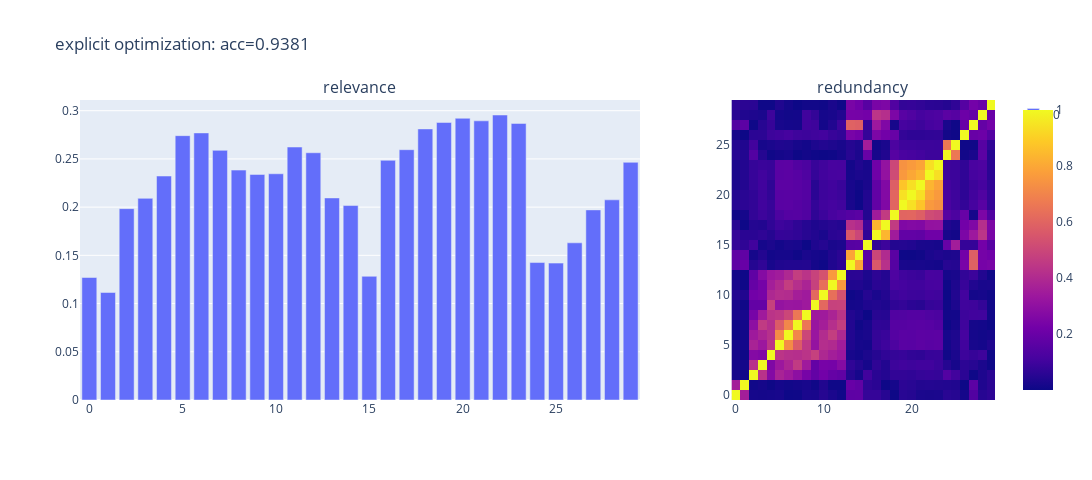

Notebook cell for this chart:
### Code cell
show_relevance_redundancy(
    X,
    y,
    features,
    f"explicit optimization: acc={evaluate_model(clf, X, y, features):.4f}",
)

### Figure 1 — Plotly figure (JSON) as saved in the notebook; plotly's stock layout.template omitted (floating-point values rounded to 4 significant figures; data arrays with more than 128 entries replaced by an {"elided": "..."} marker saying what was removed)
{"data": [{"alignmentgroup": "True", "hovertemplate": "variable=0<br>index=%{x}<br>value=%{y}<extra></extra>", "legendgroup": "0", "marker": {"color": "#636efa", "pattern": {"shape": ""}}, "name": "0", "offsetgroup": "0", "orientation": "v", "showlegend": true, "textposition": "auto", "type": "bar", "x": [0, 1, 2, 3, 4, 5, 6, 7, 8, 9, 10, 11, 12, 13, 14, 15, 16, 17, 18, 19, 20, 21, 22, 23, 24, 25, 26, 27, 28, 29], "xaxis": "x", "y": [0.127, 0.1115, 0.1984, 0.2091, 0.2323, 0.2741, 0.277, 0.2589, 0.2384, 0.2339, 0.2346, 0.2623, 0.2564, 0.2095, 0.2016, 0.1283, 0.2485, 0.2596, 0.2811, 0.2878, 0.2921, 0.2895, 0.2955, 0.2868, 0.1425, 0.1419, 0.163, 0.1971, 0.2076, 0.2465], "yaxis": "y"}, {"coloraxis": "coloraxis", "hovertemplate": "x: %{x}<br>y: %{y}<br>color: %{z}<extra></extra>", "name": "0", "type": "heatmap", "xaxis": "x2", "yaxis": "y2", "z": {"elided": "30x30 float values"}}], "layout": {"annotations": [{"font": {"size": 16}, "showarrow": false, "text": "relevance", "x": 0.306, "xanchor": "center", "xref": "paper", "y": 1, "yanchor": "bottom", "yref": "paper"}, {"font": {"size": 16}, "showarrow": false, "text": "redundancy", "x": 0.856, "xanchor": "center", "xref": "paper", "y": 1, "yanchor": "bottom", "yref": "paper"}], "height": 480, "title": {"text": "explicit optimization: acc=0.9381"}, "width": 1200, "xaxis": {"anchor": "y", "domain": [0, 0.612]}, "xaxis2": {"anchor": "y2", "domain": [0.712, 1]}, "yaxis": {"anchor": "x", "domain": [0, 1]}, "yaxis2": {"anchor": "x2", "domain": [0, 1]}}}
